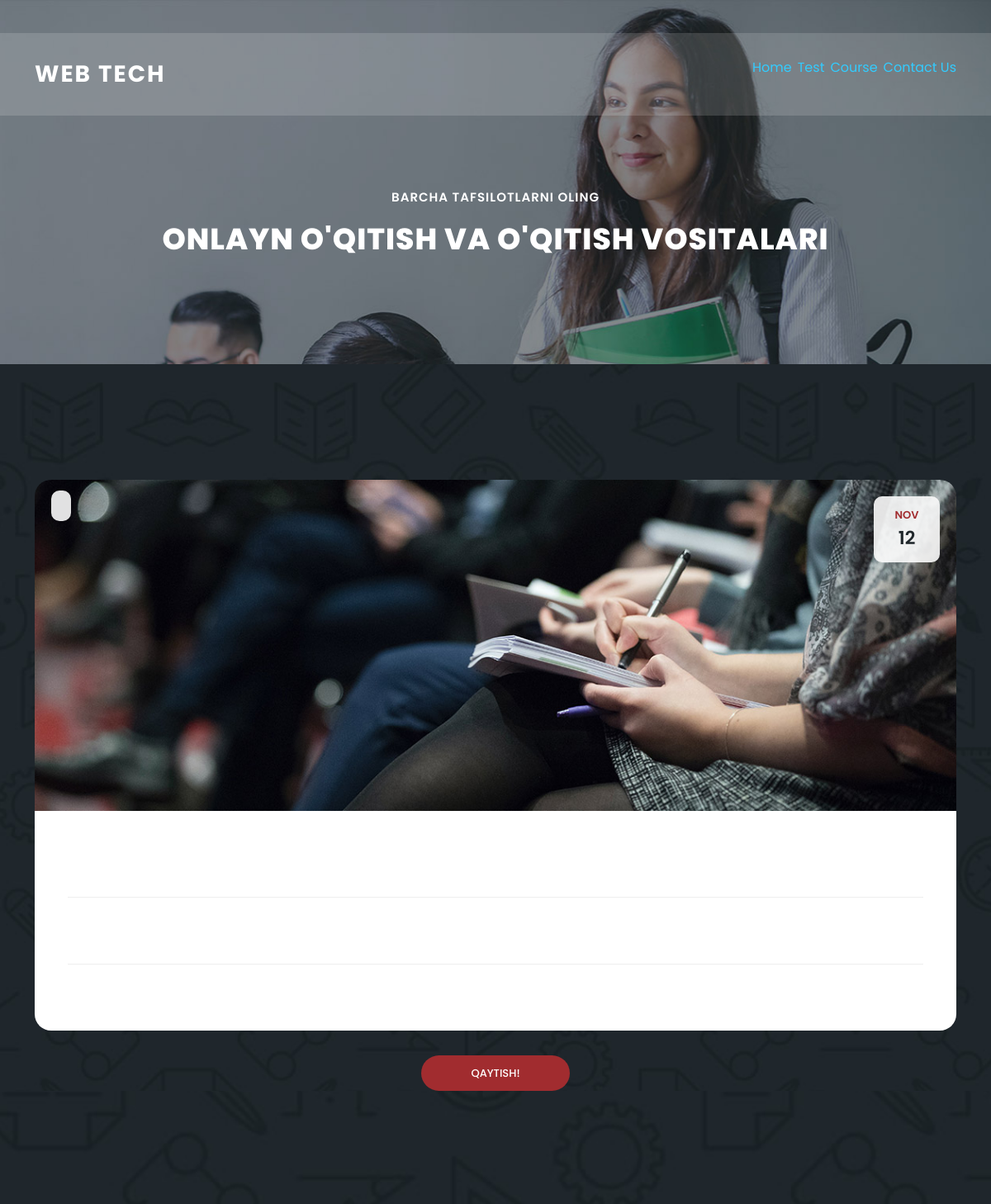
The page /detail/1/ (upper part) on the database as committed earlier.
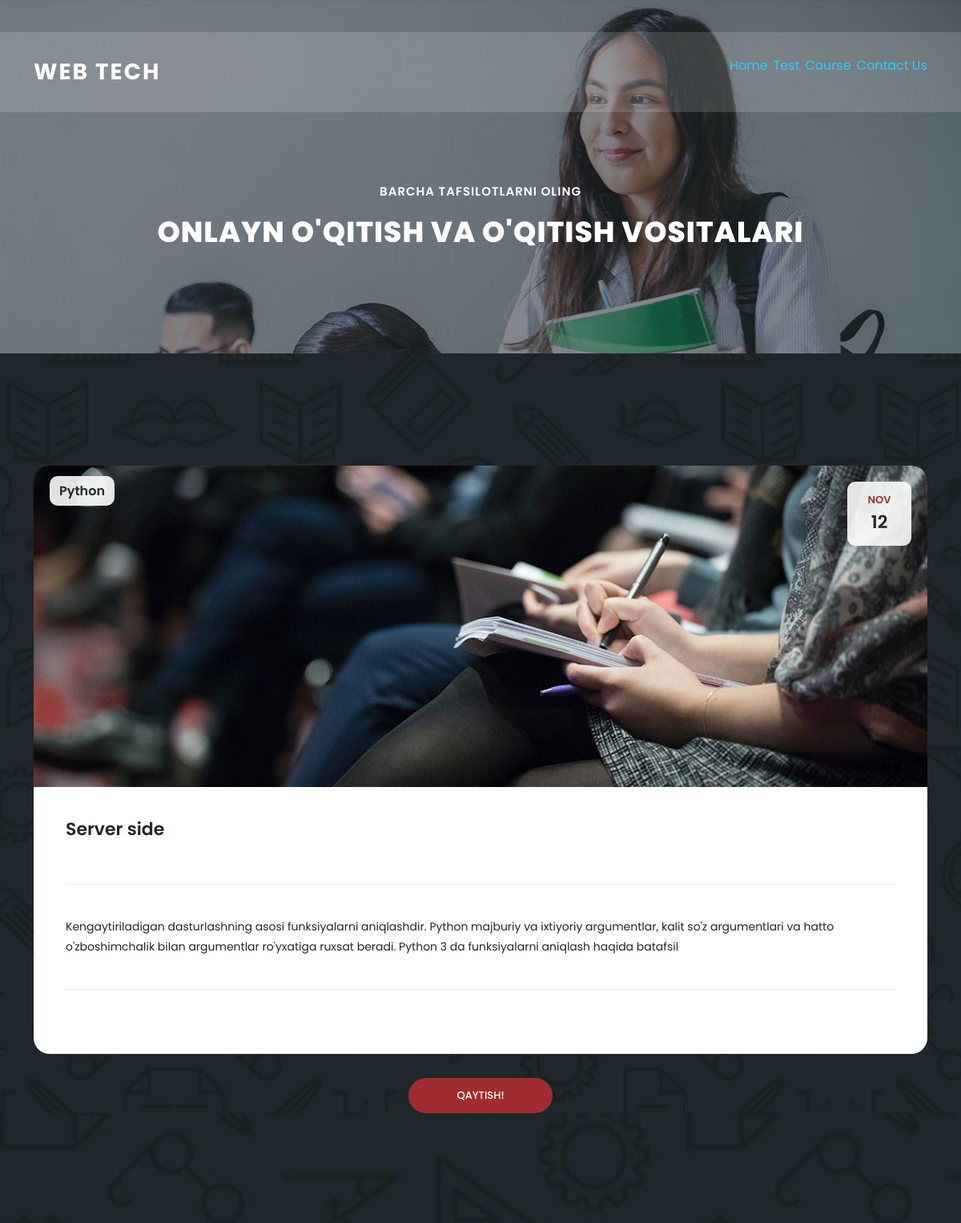
The same page on the database as committed later.
### donwapp/models.py (models this page shows, shortened)
class Category(models.Model):
    title = models.CharField(max_length=255)
    name = models.CharField(max_length=255)
    summary = models.CharField(max_length=255)
    read_time = models.IntegerField(default=0)
    body = models.TextField()
    image = models.ImageField(upload_to="category/")

### donwapp/views.py (the view)
# urls.py: path('detail/<int:id>/', detail, name='detail'),
def detail(request,id):
    category = Category.objects.filter(id=id).first()
    if request.method == 'POST':
        name = request.POST.get('name')
        email = request.POST.get('email')
        subject = request.POST.get('subject')
        message = request.POST.get('message')
        Feedback.objects.create(name=name, email=email, subject=subject, text=message)
    context = {
        "category":category
    }
    return render(request, 'meeting-details.html', context)

### templates/meeting-details.html
{% extends "index.html" %}
{% load static %}
  {% block content %}
  <section class="heading-page header-text" id="top">
    <div class="container">
      <div class="row">
        <div class="col-lg-12">
          <h6>Barcha tafsilotlarni oling</h6>
          <h2>Onlayn o'qitish va o'qitish vositalari</h2>
        </div>
      </div>
    </div>
  </section>
  <section class="meetings-page" id="meetings">
    <div class="container">
      <div class="row">
        <div class="col-lg-12">
          <div class="row">
            <div class="col-lg-12">
              <div class="meeting-single-item">
                <div class="thumb">
                  <div class="price">
                    <span>{{category.title}}</span>
                  </div>
                  <div class="date">
                    <h6>Nov <span>12</span></h6>
                  </div>
                  <a href="meeting-details.html"><img src="assets/images/single-meeting.jpg" alt=""></a>
                </div>
                <div class="down-content">
                  <a href="#"><h4>{{category.summary}}</h4></a>
                  <p class="description">
                    {{category.body}}
                  </p>
                </div>
              </div>
            </div>
            <div class="col-lg-12">
              <div class="main-button-red">
                <a href="{% url 'index' %}">Qaytish!</a>
              </div>
            </div>
          </div>
        </div>
      </div>
    </div>
  </section>
  {% endblock content %}

### templates/index.html (shortened to what this page needs)
<!DOCTYPE html>
{% load static %}
<html lang="en">
  <head>
    <link href="{% static "vendor/bootstrap/css/bootstrap.min.css" %}" rel="stylesheet">
    <link rel="stylesheet" href="{% static "assets/css/fontawesome.css" %}">
    <link rel="stylesheet" href="{% static "assets/css/templatemo-edu-meeting.css" %}">
    <link rel="stylesheet" href="{% static "assets/css/owl.css" %}">
    <link rel="stylesheet" href="{% static "assets/css/lightbox.css" %}">
  </head>
<body>
  <header class="header-area header-sticky">
      <div class="container">
          <div class="row">
              <div class="col-12">
                  <nav class="main-nav">
                      <a href="/" class="logo">
                          Web tech
                      </a>
                      <ul class="nav">
                        <a href="{% url 'index' %}"><li class="scroll-to-section">Home</li></a>
                        <a href="{% url 'test' %}"><li class="scroll-to-section">Test</li> </a>
                        <a href="{% url 'course' %}"><li class="scroll-to-section">Course</li> </a>
                        <a href="{% url 'contact' %}"><li class="scroll-to-section">Contact Us</li> </a>
                      </ul>
                  </nav>
              </div>
          </div>
      </div>
  </header>
{% block content %}{% endblock content %}
  <section class="contact-us" id="contact">
  </section>
</body>
</body>
</html>

Rows that differ between the two databases and show on the page:
added Category: title "Python", summary "Server side", body "Kengaytiriladigan dasturlashning asosi funksiyalarni aniqlashdir. Python majburiy va ixtiyoriy argumentlar, kalit so'z argumentlari va hatto o'zboshimchalik bilan argumentlar ro'yxatiga ruxsat beradi. Python 3 da funksiyalarni aniqlash haqida batafsil"
